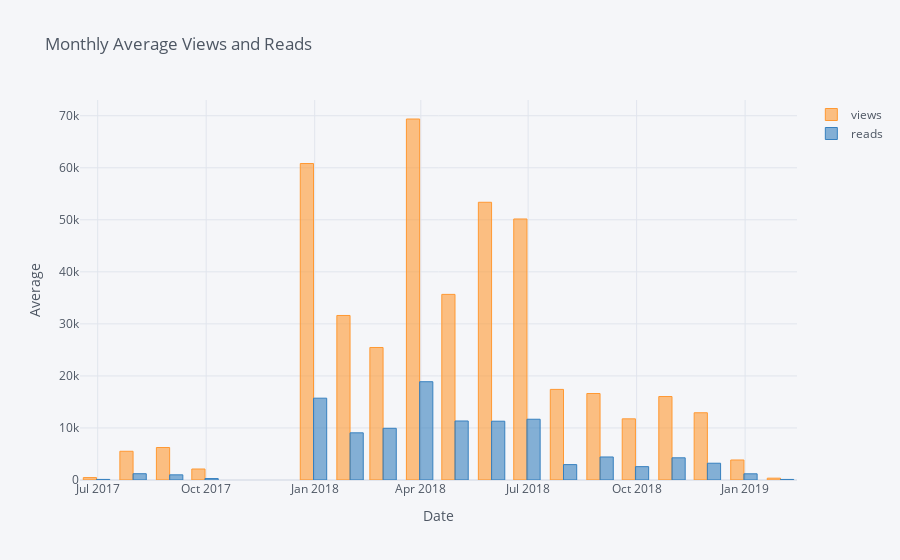

The notebook cell saved with this chart:
### Code cell
df2.iplot(
    kind='bar',
    xTitle='Date',
    yTitle='Average',
    title='Monthly Average Views and Reads'
)

### Figure 1 — Plotly figure (JSON) as saved in the notebook; plotly's stock layout.template omitted (floating-point values rounded to 4 significant figures)
{"data": [{"marker": {"color": "rgba(255, 153, 51, 0.6)", "line": {"color": "rgba(255, 153, 51, 1.0)", "width": 1}}, "name": "views", "orientation": "v", "text": "", "type": "bar", "x": ["2017-06-30", "2017-07-31", "2017-08-31", "2017-09-30", "2017-10-31", "2017-11-30", "2017-12-31", "2018-01-31", "2018-02-28", "2018-03-31", "2018-04-30", "2018-05-31", "2018-06-30", "2018-07-31", "2018-08-31", "2018-09-30", "2018-10-31", "2018-11-30", "2018-12-31", "2019-01-31"], "y": [463.7, 5521.0, 6243.0, 2113, "", "", 60820.0, 31620.0, 25460.0, 69370.0, 35670.0, 53370.0, 50160.0, 17410, 16620.0, 11760.0, 16040.0, 12920.0, 3845.0, 354.3]}, {"marker": {"color": "rgba(55, 128, 191, 0.6)", "line": {"color": "rgba(55, 128, 191, 1.0)", "width": 1}}, "name": "reads", "orientation": "v", "text": "", "type": "bar", "x": ["2017-06-30", "2017-07-31", "2017-08-31", "2017-09-30", "2017-10-31", "2017-11-30", "2017-12-31", "2018-01-31", "2018-02-28", "2018-03-31", "2018-04-30", "2018-05-31", "2018-06-30", "2018-07-31", "2018-08-31", "2018-09-30", "2018-10-31", "2018-11-30", "2018-12-31", "2019-01-31"], "y": [112.3, 1207.0, 993.7, 279, "", "", 15724, 9066.0, 9934.0, 18884, 11340.0, 11298, 11680.0, 2957.0, 4423.0, 2565.0, 4265.0, 3224.0, 1189.0, 110.3]}], "layout": {"legend": {"bgcolor": "#F5F6F9", "font": {"color": "#4D5663"}}, "paper_bgcolor": "#F5F6F9", "plot_bgcolor": "#F5F6F9", "title": {"font": {"color": "#4D5663"}, "text": "Monthly Average Views and Reads"}, "xaxis": {"gridcolor": "#E1E5ED", "showgrid": true, "tickfont": {"color": "#4D5663"}, "title": {"font": {"color": "#4D5663"}, "text": "Date"}, "zerolinecolor": "#E1E5ED"}, "yaxis": {"gridcolor": "#E1E5ED", "showgrid": true, "tickfont": {"color": "#4D5663"}, "title": {"font": {"color": "#4D5663"}, "text": "Average"}, "zerolinecolor": "#E1E5ED"}}}
